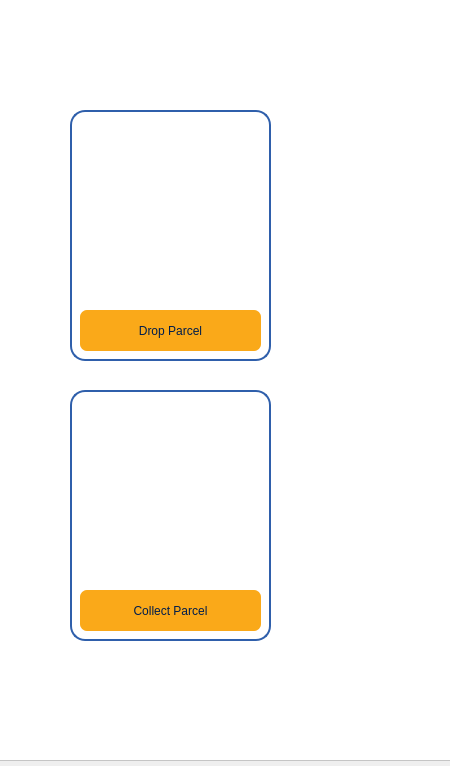
<?xml version="1.0" encoding="UTF-8"?>
<ui version="4.0">
 <class>MainWindow</class>
 <widget class="QMainWindow" name="MainWindow">
  <property name="geometry">
   <rect>
    <x>0</x>
    <y>0</y>
    <width>450</width>
    <height>766</height>
   </rect>
  </property>
  <property name="windowTitle">
   <string>MainWindow</string>
  </property>
  <widget class="QWidget" name="centralwidget">
   <widget class="QFrame" name="frame">
    <property name="geometry">
     <rect>
      <x>-10</x>
      <y>-10</y>
      <width>581</width>
      <height>771</height>
     </rect>
    </property>
    <property name="styleSheet">
     <string notr="true">#frame{
background-color:#fff
}</string>
    </property>
    <property name="frameShape">
     <enum>QFrame::StyledPanel</enum>
    </property>
    <property name="frameShadow">
     <enum>QFrame::Raised</enum>
    </property>
    <widget class="QFrame" name="DropParcelBtn">
     <property name="geometry">
      <rect>
       <x>80</x>
       <y>120</y>
       <width>201</width>
       <height>251</height>
      </rect>
     </property>
     <property name="autoFillBackground">
      <bool>false</bool>
     </property>
     <property name="styleSheet">
      <string notr="true">#DropParcelBtn{
border:2px solid;
border-color: rgb(47, 95, 171);
border-radius:15px;
background-color:none;
}</string>
     </property>
     <property name="frameShape">
      <enum>QFrame::StyledPanel</enum>
     </property>
     <property name="frameShadow">
      <enum>QFrame::Raised</enum>
     </property>
     <widget class="QPushButton" name="pushButton">
      <property name="geometry">
       <rect>
        <x>10</x>
        <y>200</y>
        <width>181</width>
        <height>41</height>
       </rect>
      </property>
      <property name="cursor">
       <cursorShape>PointingHandCursor</cursorShape>
      </property>
      <property name="styleSheet">
       <string notr="true">background-color: rgb(250, 169, 25);
color: rgb(0, 29, 75);
font: 87 8pt &quot;Cairo Black&quot;;
border-radius:7px;
cursor:pointer</string>
      </property>
      <property name="text">
       <string>Drop Parcel</string>
      </property>
     </widget>
     <widget class="QLabel" name="label">
      <property name="geometry">
       <rect>
        <x>50</x>
        <y>50</y>
        <width>101</width>
        <height>111</height>
       </rect>
      </property>
      <property name="styleSheet">
       <string notr="true">background-color:none</string>
      </property>
      <property name="text">
       <string/>
      </property>
      <property name="pixmap">
       <pixmap>assets/Drop-parcel.png</pixmap>
      </property>
      <property name="scaledContents">
       <bool>true</bool>
      </property>
     </widget>
    </widget>
    <widget class="QLabel" name="label_3">
     <property name="geometry">
      <rect>
       <x>0</x>
       <y>0</y>
       <width>91</width>
       <height>91</height>
      </rect>
     </property>
     <property name="styleSheet">
      <string notr="true">background-color:none</string>
     </property>
     <property name="text">
      <string/>
     </property>
     <property name="pixmap">
      <pixmap>assets/Logo-icon-outline-mix.png</pixmap>
     </property>
     <property name="scaledContents">
      <bool>true</bool>
     </property>
    </widget>
    <widget class="QFrame" name="CollectParcelBtn">
     <property name="geometry">
      <rect>
       <x>80</x>
       <y>400</y>
       <width>201</width>
       <height>251</height>
      </rect>
     </property>
     <property name="autoFillBackground">
      <bool>false</bool>
     </property>
     <property name="styleSheet">
      <string notr="true">#CollectParcelBtn{
border:2px solid;
border-color: rgb(47, 95, 171);
border-radius:15px;
background-color:none;
}

</string>
     </property>
     <property name="frameShape">
      <enum>QFrame::StyledPanel</enum>
     </property>
     <property name="frameShadow">
      <enum>QFrame::Raised</enum>
     </property>
     <widget class="QPushButton" name="pushButton_2">
      <property name="geometry">
       <rect>
        <x>10</x>
        <y>200</y>
        <width>181</width>
        <height>41</height>
       </rect>
      </property>
      <property name="cursor">
       <cursorShape>PointingHandCursor</cursorShape>
      </property>
      <property name="styleSheet">
       <string notr="true">background-color: rgb(250, 169, 25);
color: rgb(0, 29, 75);
font: 87 8pt &quot;Cairo Black&quot;;
border-radius:7px</string>
      </property>
      <property name="text">
       <string>Collect Parcel</string>
      </property>
     </widget>
     <widget class="QLabel" name="label_2">
      <property name="geometry">
       <rect>
        <x>50</x>
        <y>40</y>
        <width>101</width>
        <height>111</height>
       </rect>
      </property>
      <property name="styleSheet">
       <string notr="true">background-color:none</string>
      </property>
      <property name="text">
       <string/>
      </property>
      <property name="pixmap">
       <pixmap>assets/collect-parcel.png</pixmap>
      </property>
      <property name="scaledContents">
       <bool>true</bool>
      </property>
     </widget>
    </widget>
   </widget>
  </widget>
 </widget>
 <resources/>
 <connections/>
</ui>
